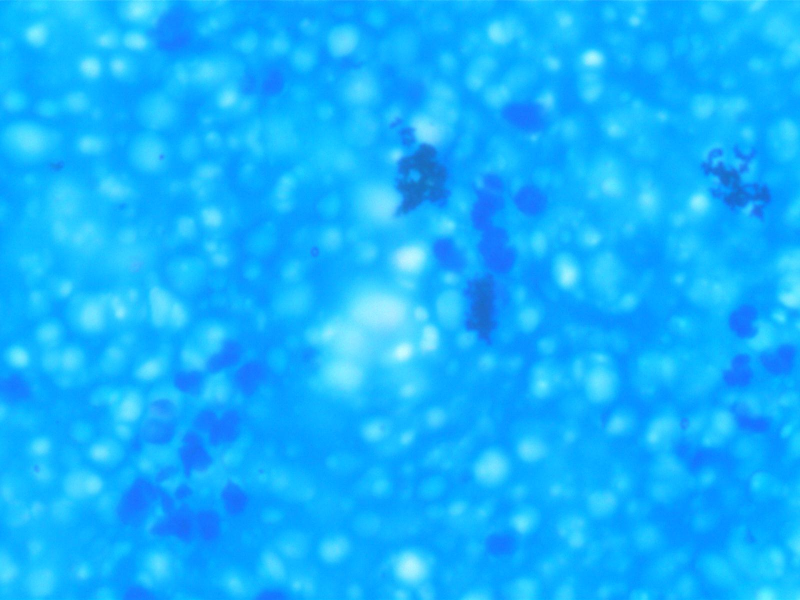
#> input picture somatic_deep.jpg, 1600 x 1200 px (shown at 1/2 size)
$ jupyter execute detection.ipynb   (shell and % lines are left out)
#> lines starting #> are read from the running program, lines starting #| are printed output that depends on the picture; after the words box and inside, x2 and y2 are one past the last pixel; in counts of white or black regions, pixels touching at a corner belong together
[cell 1]
import numpy as np
import matplotlib.pyplot as plt
import cv2

[cell 2]
image = cv2.imread('somatic_deep.jpg')
#> image is the input picture: shape (1200, 1600, 3); mean B, G, R 253.8, 177.4, 21
image_copy = cv2.cvtColor(image, cv2.COLOR_BGR2RGB)
plt.imshow(image_copy)

[cell 3]
# RGB Channels

r = image_copy[:, :, 0]
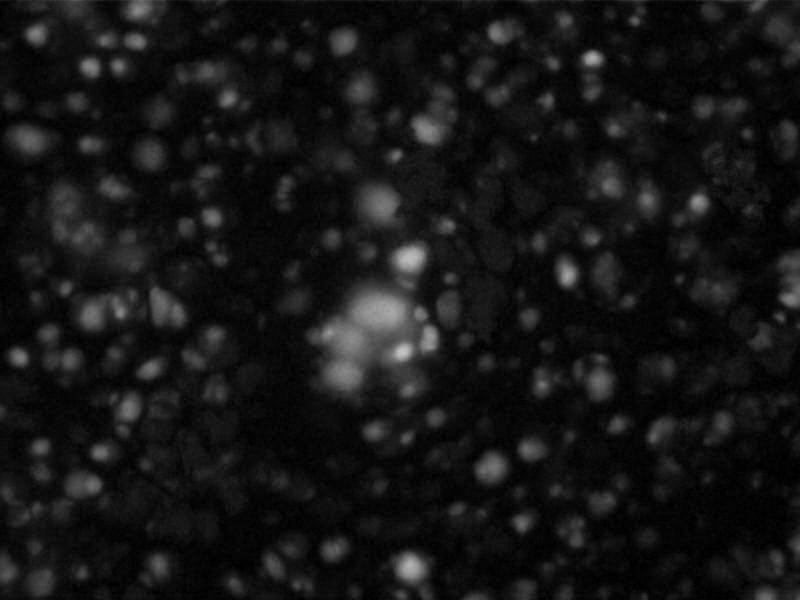
#> r: shape (1200, 1600) (shown at 1/2 size); min 0, max 197, mean 21
g = image_copy[:, :, 1]
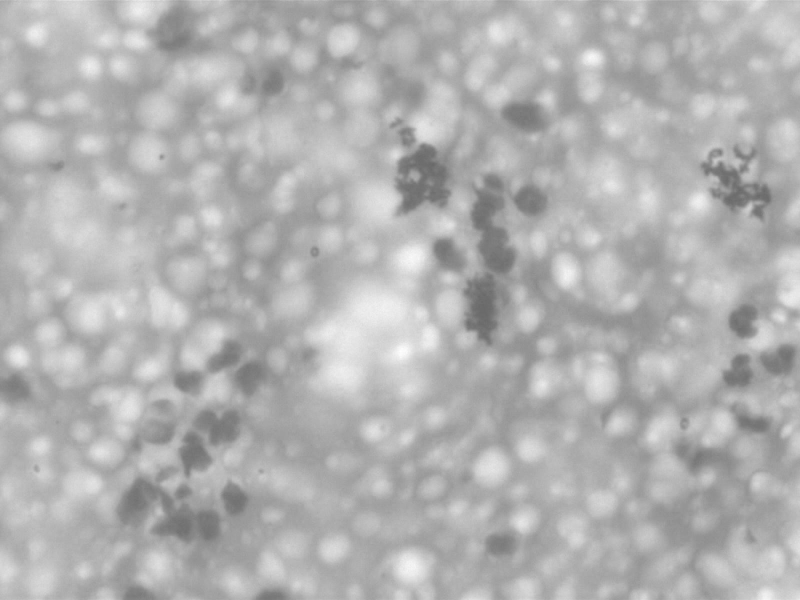
#> g: shape (1200, 1600) (shown at 1/2 size); min 104, max 255, mean 177.4
b = image_copy[:, :, 2]
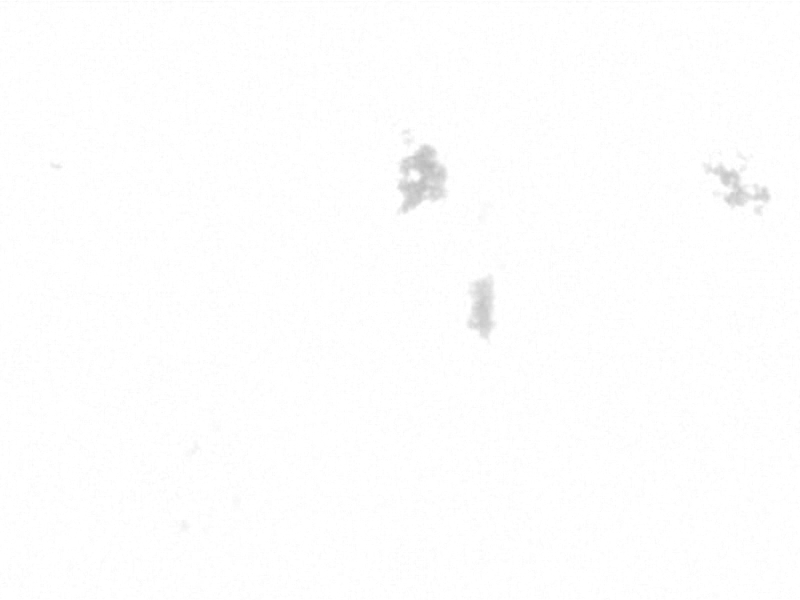
#> b: shape (1200, 1600) (shown at 1/2 size); min 184, max 255, mean 253.8

f, (ax1, ax2, ax3) = plt.subplots(1, 3, figsize=(20,10))

ax1.set_title('Red')
ax1.imshow(r, cmap='gray')

ax2.set_title('Green')
ax2.imshow(g, cmap='gray')

ax3.set_title('Blue')
ax3.imshow(b, cmap='gray')
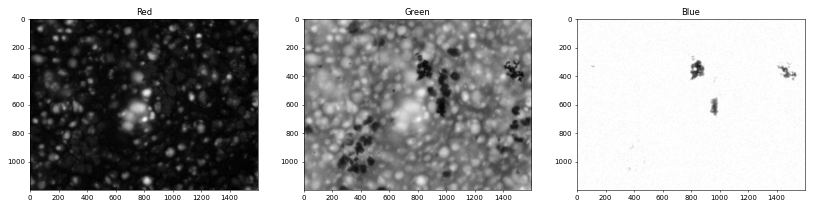
#> figure drawn by matplotlib, 3 panels

[cell 4]
# Converiting from RGB to HSV

hsv = cv2.cvtColor(image_copy, cv2.COLOR_RGB2HSV)
#> hsv: shape (1200, 1600, 3); mean H, S, V 99.8, 233.9, 253.8
plt.imshow(hsv)

[cell 5]
h = hsv[:, :, 0]
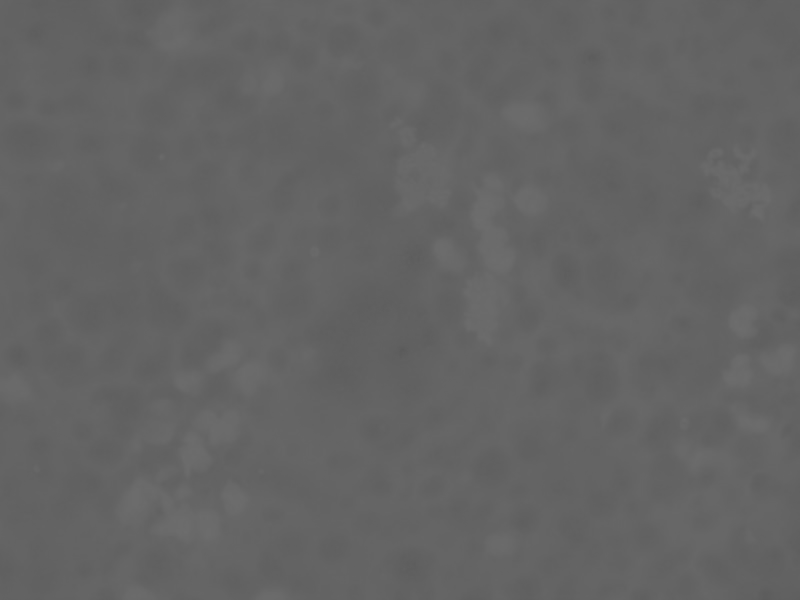
#> h: shape (1200, 1600) (shown at 1/2 size); min 90, max 109, mean 99.8
s = hsv[:, :, 1]
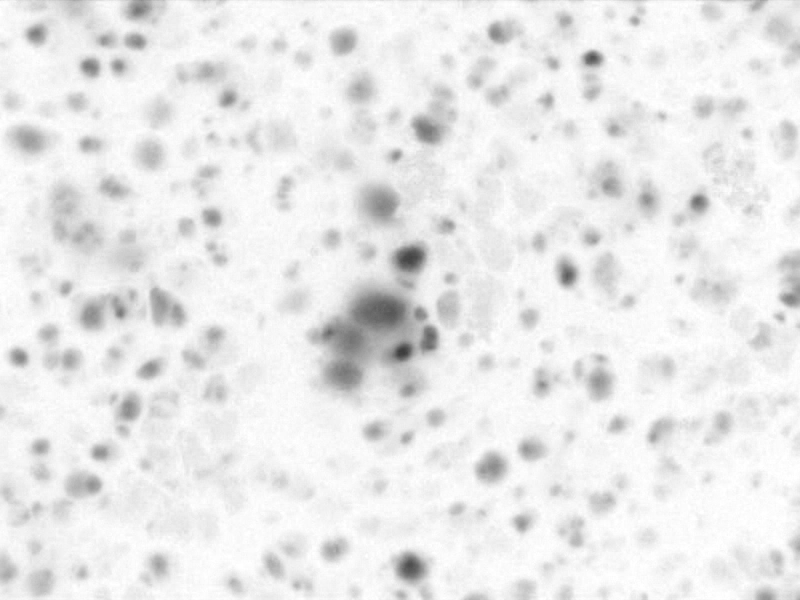
#> s: shape (1200, 1600) (shown at 1/2 size); min 58, max 255, mean 233.9
v = hsv[:, :, 2]

f, (ax1, ax2, ax3) = plt.subplots(1, 3, figsize=(20,10))

ax1.set_title('Hue')
ax1.imshow(h, cmap='gray')

ax2.set_title('Saturation')
ax2.imshow(s, cmap='gray')

ax3.set_title('Value')
ax3.imshow(v, cmap='gray')

[cell 6]
# Define Color selection in RGB values

low_blue = np.array([10, 90, 183])
upper_blue = np.array([225, 225, 230])

[cell 7]
# Define Color selection in HSV values

low_hue = np.array([160, 0, 0])
upper_hue = np.array([180, 255, 255])

[cell 8]
# RGB Mask

mask_rgb = cv2.inRange(image_copy, low_blue, upper_blue)
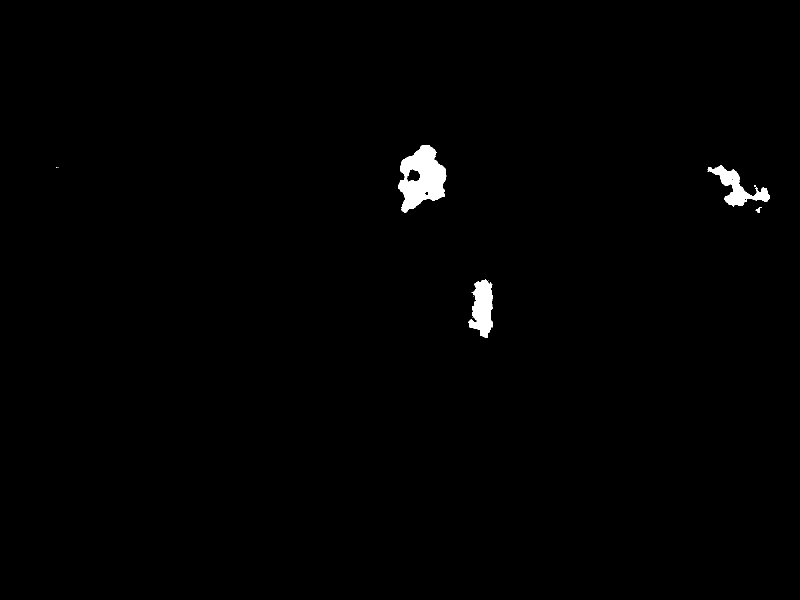
#> mask_rgb: shape (1200, 1600) (shown at 1/2 size); 0.79% white; 9 white regions (5 under 20 px), largest, box (x1, y1, x2, y2) and area: (796, 290, 893, 426) 7934, (937, 559, 986, 676) 3761, (1415, 330, 1540, 414) 3390, (1511, 414, 1524, 425) 58

masked_image = np.copy(image_copy)
masked_image[mask_rgb == 0] = [0, 0, 0]

plt.imshow(masked_image)
plt.title('RGB Selection')

[cell 9]
# Define Color selection in RGB values

# low_blue = np.array([20, 110, 183])
# upper_blue = np.array([225, 225, 230])

[cell 10]
mask_hsv = cv2.inRange(hsv, low_hue, upper_hue)
#> mask_hsv: shape (1200, 1600); every value is 0

masked_image = np.copy(image_copy)
masked_image[mask_hsv == 0] = [0, 0, 0]
#> masked_image: shape (1200, 1600, 3); every value is 0

plt.imshow(masked_image)
plt.title('HSV Selection')
